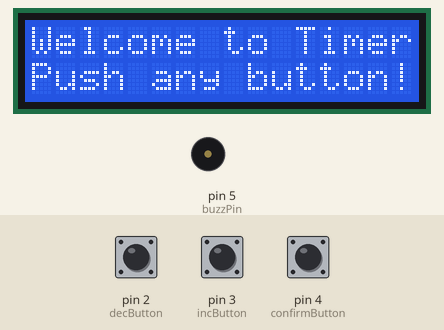
Simulated run of this sketch. Board: Arduino Uno, built with avr-gcc and run on an emulated ATmega328P. On the bench: 16×2 character LCD, buzzer (waves = sounding, pin HIGH). The test bench sets the inputs (shaded band); at power-on: pin 2 (decButton) HIGH, pin 4 (confirmButton) HIGH, pin 3 (incButton) HIGH.

Above: at 1.2 s.
1.3 s: pin 2 (decButton) pulled LOW for 0.15 s
At 1.8 s:
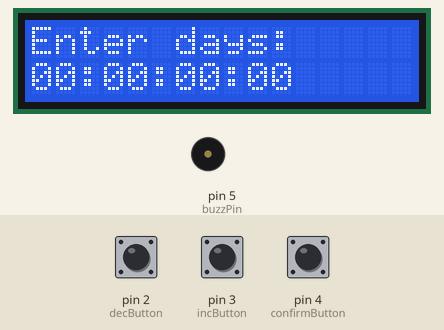
2.9 s: pin 4 (confirmButton) pulled LOW for 0.15 s
At 4.2 s:
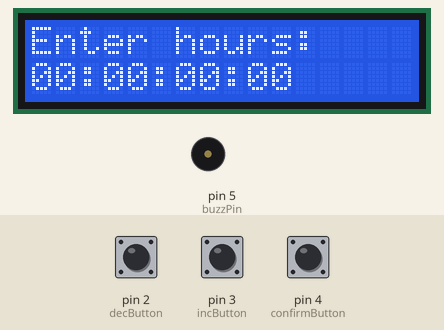
4.5 s: pin 4 (confirmButton) pulled LOW for 1 s
At 6.7 s:
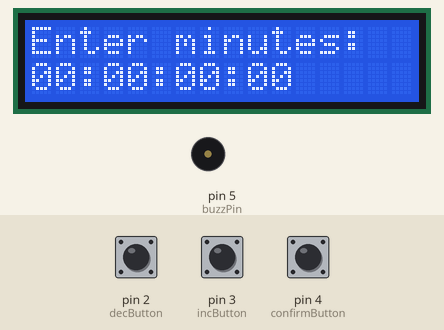
7.0 s: pin 4 (confirmButton) pulled LOW for 0.15 s
At 8.3 s:
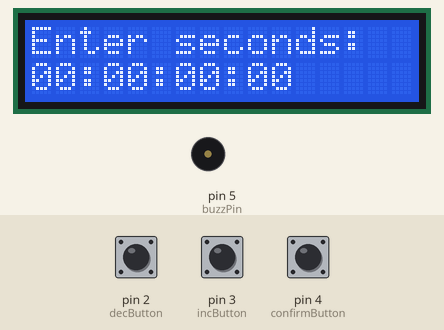
8.6 s: pin 4 (confirmButton) pulled LOW for 3.2 s
At 11.87 s:
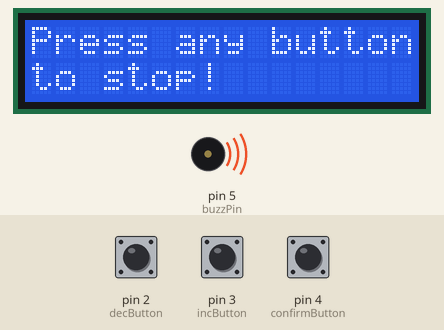
13.6 s: pin 2 (decButton) pulled LOW for 1 s
At 14.4 s:
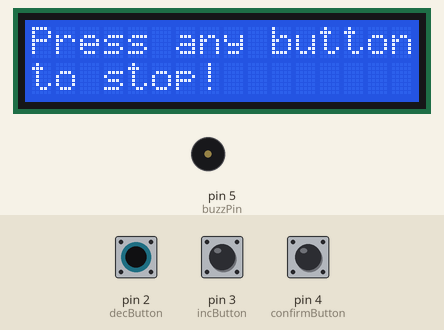
Timing chart, 0 to 16.6 s (numbered marks = the images above; inputs shaded):
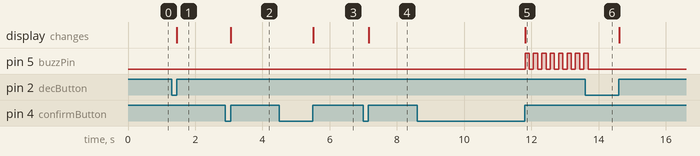

Measured:
- after the input at 1.3 s, the display: changes after 0.16 s (image 1)
- after the input at 2.9 s, the display: changes after 0.16 s (image 2)
- after the input at 4.5 s, the display: changes after 1.0 s (image 3)
- after the input at 7.0 s, the display: changes after 0.16 s (image 4)
- after the input at 8.6 s, pin 5 (buzzPin): alternates HIGH for 0.13 s and LOW for 0.13 s, starting after 3.2 s; the display: changes after 3.2 s (image 5)
- after the input at 13.6 s, pin 5 (buzzPin): goes on until 13.7 s, then stays LOW

The sketch:

lcd_timer_with_3_buttons.ino
```cpp
#include <LiquidCrystal.h>

// --- INITIALIZATION ---

// LCD pin initialization
int rs = 7;
int en = 8;
int d4 = 9;
int d5 = 10;
int d6 = 11;
int d7 = 12;
LiquidCrystal lcd(rs,en,d4,d5,d6,d7);

// component pin assignment
int decButton = 2;
int incButton = 3;
int confirmButton = 4;
int buzzPin = 5;

// beeping configuration
int separation = 125; // time betweeen iterations in miliseconds

// DO NOT CHANGE!!! These values are updated during execution
int days = 0;
int hours = 0;
int minutes = 0;
int seconds = 0;

int decPrev = 0;
int incPrev = 0;
int confirmPrev = 0;

// --- SETUP ---

void setup() {
  // for all the buttons, we set them up as pullup to give them a
  // pullup resistor
  pinMode(decButton, INPUT_PULLUP);
  pinMode(incButton, INPUT_PULLUP);
  pinMode(confirmButton, INPUT_PULLUP);

  // set up the buzzer
  pinMode(buzzPin, OUTPUT);

  // final setup
  lcd.begin(16,2); // 16 columns, 2 rows
  Serial.begin(9600);
}

// --- WELCOME SCREEN ---

void startScreen() {
  // shows a welcome screen to the user.
  // the welcome screen prompts the user
  // to press any button to begin.

  lcd.clear();
  lcd.setCursor(0,0);
  lcd.print("Welcome to Timer!");
  lcd.setCursor(0,1);
  lcd.print("Push any button!");
}

// --- TIMER & BEEPING ---

void runTimer() {
  // updates the LCD display to decrement the timer.

  // LCD setup
  lcd.clear();
  lcd.setCursor(0,0);
  lcd.print("Time left:");
  lcd.setCursor(0,1);
  lcd.print(getTimeString());

  // determine how many total seconds to iterate over
  while (days > 0 || hours > 0 || minutes > 0 || seconds > 0) {
    delay(1000);
    seconds--;

    // if seconds try going negative, we remove 1 minute since a minute has passed
    if (seconds < 0) {
      seconds = 0;
      minutes--;

      // if minutes try going negative, an hour has completed so we remove an hour
      if (minutes < 0) {
        minutes = 0;
        hours--;

        // if hours try going negative, the current day has completed to we remove a day
        if (hours < 0) {
          hours = 0;
          days--;

          if (days < 0) {
            days = 0;
          }

          // the following 3 else statements account for setting the lower time quantities
          // to their max when the current highest unit of time decreases
          else {
            hours = 23;
            minutes = 59;
            seconds = 59;
          }
        }
        else {
          minutes = 59;
          seconds = 59;
        }
      }
      else {
        seconds = 59;
      }
    }

    // update LCD screen with new time
    lcd.setCursor(0,1);
    lcd.print(getTimeString());
  }
}

void beepUntilStop() {
  // runs when the timer reaches 00:00:00:00.
  // uses configuration to beep at regular intervals
  // and has a pause after a set amount of intervals

  lcd.clear();
  lcd.setCursor(0,0);
  lcd.print("Press any button");
  lcd.setCursor(0,1);
  lcd.print("to stop!");

  // these variables act as a rising edge checker for
  // all buttons combined
  bool prevState = anyButtonPressed();
  bool currentState = false;

  // execute while none of the buttons are on rising edge.
  // we loop like this since pressing any button is meant to
  // stop the beeping
  while (!(prevState == false && currentState == true)) {

    // updates current state of all buttons
    currentState = anyButtonPressed();
    if (prevState == false && currentState == true)
      return; // ends the function if any button goes rising edge (stops beeping)

    // update previous value since the rising edge check has already been done
    prevState = currentState;
    digitalWrite(buzzPin, HIGH); // turn on buzzer

    delay(separation); // delay between beeps

    // update current state of all buttons again and check rising edge again
    currentState = anyButtonPressed();

    // this time, since the buzzer is ON, we have to ensure it is shut off before ending the function
    if (prevState == false && currentState == true) {
      digitalWrite(buzzPin, LOW);
      return;
    }

    // update previous value again since the rising edge check has passed
    prevState = currentState;
    digitalWrite(buzzPin, LOW); // turn off buzzer

    delay(separation); // delay between beeps
  }

}

// --- BUTTON USER INPUT ---

void buttonAdjustableIntInput(int* valToUpdate, String label, int min, int max) {
  // allows the user to use the increment and decrement buttons to
  // input a value in the range min <= x <= max.
  // the label is used to indicate if the user is inputting days, hours,
  // minutes, or seconds

  // update the display on the LCD to reflect that user input is being
  // collected
  lcd.clear();
  lcd.setCursor(0,0);
  lcd.print("Enter "+label+":");
  lcd.setCursor(0,1);
  lcd.print(getTimeString()); // shows currently configured time

  // these variables are used to determine when each configuration button
  // is in the rising edge position
  int decPrev = getButtonReading(decButton);
  int incPrev = getButtonReading(incButton);
  int conPrev = getButtonReading(confirmButton);

  int decNow = 0;
  int incNow = 0;
  int conNow = 0;

  while (!(conPrev == 0 && conNow == 1)) { // run while confirm button is NOT rising edge

    // update the current state of each button
    decNow = getButtonReading(decButton);
    incNow = getButtonReading(incButton);
    conNow = getButtonReading(confirmButton);

    if (conPrev == 0 && conNow == 1) {return;} // end the function if confirm is on rising edge

    // decrement
    if (decPrev == 0 && decNow == 1) { // run when decrement button is rising edge
      *valToUpdate = *valToUpdate > min ? *valToUpdate - 1 : max; // wraps around if overflow
      lcd.setCursor(0,1);
      lcd.print(getTimeString());
    }

    // increment
    if (incPrev == 0 && incNow == 1) { // run when decrement button is rising edge
      *valToUpdate = *valToUpdate < max ? *valToUpdate + 1 : min; // wraps around if underflow
      lcd.setCursor(0,1);
      lcd.print(getTimeString());
    }

    // update old values for the buttons
    decPrev = decNow;
    incPrev = incNow;
    conPrev = conNow;

  }
}

// --- TIME FORMATTING ---

String getTimeString() {
  // uses the current values of days, hours, minutes, and seconds,
  // and returns a string in the format dd:hh:mm:ss

  String num_days = formatTimePart(days);
  String hrs = formatTimePart(hours);
  String mins = formatTimePart(minutes);
  String secs = formatTimePart(seconds);

  return num_days + ":" + hrs + ":" + mins + ":" + secs;
}

String formatTimePart(int value) {
  // takes an integer for an amount of days/hours/minutes/seconds
  // and returns it as a string. if the value is a single digit,
  // adds a padding 0
  String result = value >= 10 ? String(value) : "0" + String(value);
  return result;
}

// --- BUTTON HANDLING FUNCTIONS ---

bool anyButtonPressed() {
  // returns True if any button is pressed
  return getButtonReading(incButton) || getButtonReading(decButton) || getButtonReading(confirmButton);
}

void waitForAnyPress() {
  // waits until any button is pressed, then waits until all buttons are unpressed
  while (!getButtonReading(incButton) && !getButtonReading(decButton) && !getButtonReading(confirmButton)) {} // goes until a button is pressed
  while (getButtonReading(incButton) || getButtonReading(decButton) || getButtonReading(confirmButton)) {} // goes until ALL buttons are off
  return;
}

void waitForDepress() {
  // holds the program until all buttons are unpressed
  while (getButtonReading(incButton) || getButtonReading(decButton) || getButtonReading(confirmButton)) {}// goes until ALL buttons are off
  return;
}

int getButtonReading(int buttonPin) {
  // digitalRead() gives 0 for HIGH and 1 for LOW with the current
  // circuit configuration. this function acts as a better input
  // function which instead returns 1 when HIGH, and 0 when LOW

  return abs(digitalRead(buttonPin)-1);
}

// --- EXECUTION LOOP ---

void loop() {
  // display the welcome screen
  startScreen();
  waitForAnyPress(); // pressing any button moves user past welcome screen

  // use buttons to take user input
  buttonAdjustableIntInput(&days, "days", 0, 99);
  waitForDepress(); // to avoid any issues wait for user to stop pressing buttons
                    // before continuing

  buttonAdjustableIntInput(&hours, "hours", 0, 23);
  waitForDepress();

  buttonAdjustableIntInput(&minutes, "minutes", 0, 59);
  waitForDepress();

  buttonAdjustableIntInput(&seconds, "seconds", 0, 59);
  waitForDepress();

  // run the timer and beep when when it runs out
  runTimer();

  beepUntilStop();
  waitForDepress();
}
```
